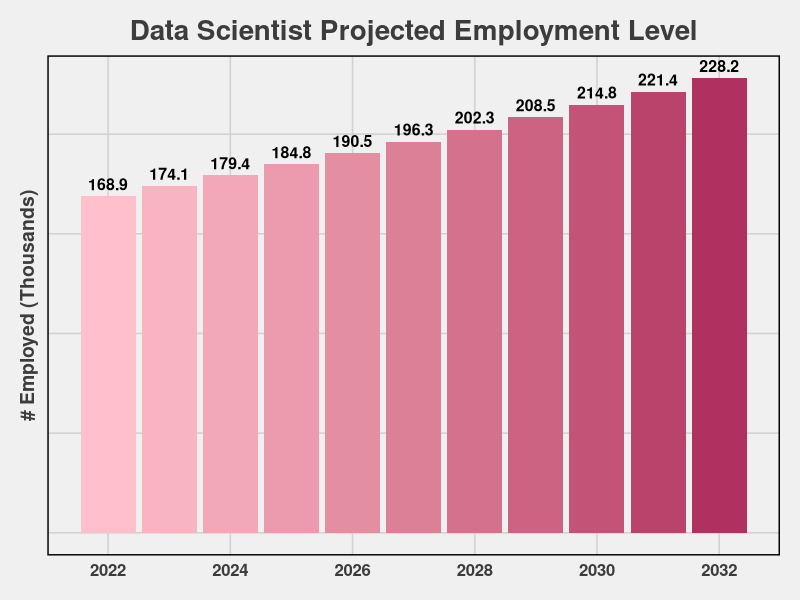
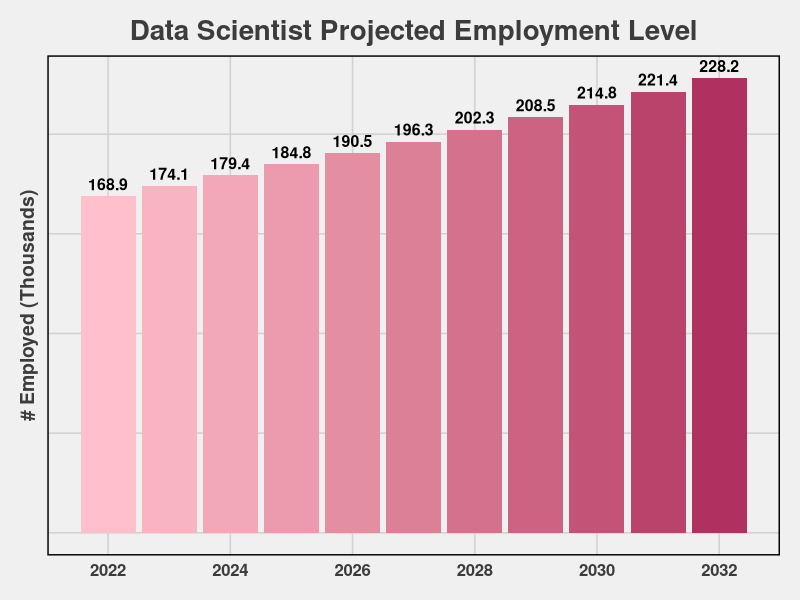

The R script that drew these images, in order:
## ds_job_market.R
## Last updated by Tal Roded, 1/4/24
## For the article: What is the future of the data science job market?
################################################################################
library(readxl)
library(dplyr)
library(tidyr)
library(ggplot2)
library(ggthemes)
library(RColorBrewer)

setwd('C:/Users/trode/OneDrive/Desktop/VisualizeCuriosity/ds_job_market')


###################################
## BLS Employment Projections
##################################
#df <- read.csv("National Employment Matrix_OCC_15-2051.csv")
df <- read_excel('bls_emp_projection.xlsx')
  
ggplot(df, aes(x = year, y = emp_level, fill=emp_level)) + geom_bar(stat = "identity") + 
  geom_text(aes(label = round(emp_level, 1)), color="black", vjust=-0.5, position=position_dodge(0.9), size=4, fontface='bold') + 
  theme_fivethirtyeight() + theme(legend.position='none') + 
  theme(axis.title.y = element_text(size=14, face='bold'), 
        axis.text.x = element_text(size=12, face='bold'), axis.text.y=element_blank()) + 
  labs(title="Data Scientist Projected Employment Level", y='# Employed (Thousands)') + 
  theme(panel.border = element_rect(color="black", fill=NA, size=1, linetype="solid")) + 
  theme(plot.title = element_text(face = "bold", size = 20, hjust = 0.5)) +
  scale_x_continuous(breaks=seq(2022,2032,2)) + 
  #scale_y_continuous(limits=c(150,250)) + 
  scale_fill_gradient(low='pink',high='maroon')
ggsave('charts/data_growth_time.png', width = 26, height = 16, units = "cm")
